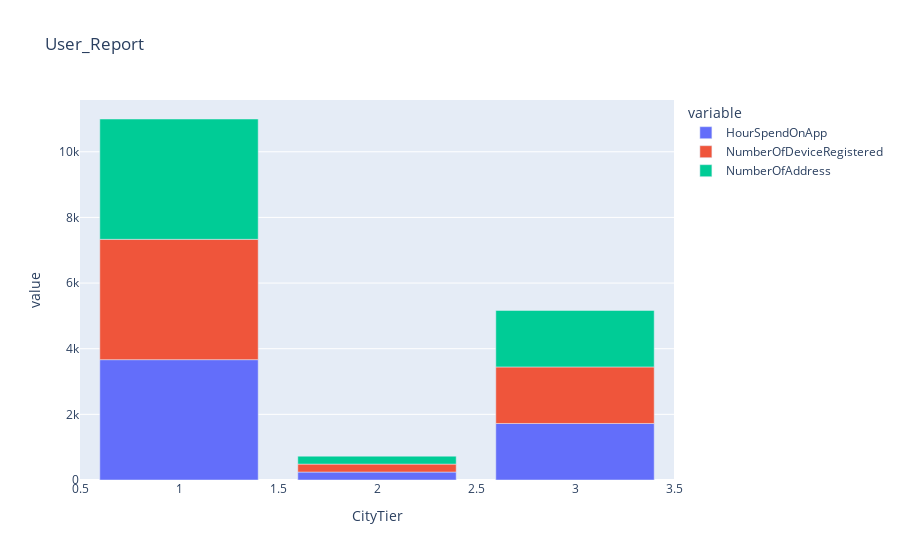

The cell this chart's notebook holds for it:
### Code cell
import plotly.express as px  # plot

fig = px.bar(grp, x="CityTier", y=["HourSpendOnApp", "NumberOfDeviceRegistered", "NumberOfAddress"],title="User_Report")
fig.show()

### Figure 1 — Plotly figure (JSON) as saved in the notebook; plotly's stock layout.template omitted (floating-point values rounded to 4 significant figures)
{"data": [{"alignmentgroup": "True", "hovertemplate": "variable=HourSpendOnApp<br>CityTier=%{x}<br>value=%{y}<extra></extra>", "legendgroup": "HourSpendOnApp", "marker": {"color": "#636efa", "pattern": {"shape": ""}}, "name": "HourSpendOnApp", "offsetgroup": "HourSpendOnApp", "orientation": "v", "showlegend": true, "textposition": "auto", "type": "bar", "x": [1, 3, 2], "xaxis": "x", "y": [3666, 1722, 242], "yaxis": "y"}, {"alignmentgroup": "True", "hovertemplate": "variable=NumberOfDeviceRegistered<br>CityTier=%{x}<br>value=%{y}<extra></extra>", "legendgroup": "NumberOfDeviceRegistered", "marker": {"color": "#EF553B", "pattern": {"shape": ""}}, "name": "NumberOfDeviceRegistered", "offsetgroup": "NumberOfDeviceRegistered", "orientation": "v", "showlegend": true, "textposition": "auto", "type": "bar", "x": [1, 3, 2], "xaxis": "x", "y": [3666, 1722, 242], "yaxis": "y"}, {"alignmentgroup": "True", "hovertemplate": "variable=NumberOfAddress<br>CityTier=%{x}<br>value=%{y}<extra></extra>", "legendgroup": "NumberOfAddress", "marker": {"color": "#00cc96", "pattern": {"shape": ""}}, "name": "NumberOfAddress", "offsetgroup": "NumberOfAddress", "orientation": "v", "showlegend": true, "textposition": "auto", "type": "bar", "x": [1, 3, 2], "xaxis": "x", "y": [3666, 1722, 242], "yaxis": "y"}], "layout": {"barmode": "relative", "legend": {"title": {"text": "variable"}, "tracegroupgap": 0}, "title": {"text": "User_Report"}, "xaxis": {"anchor": "y", "domain": [0, 1], "title": {"text": "CityTier"}}, "yaxis": {"anchor": "x", "domain": [0, 1], "title": {"text": "value"}}}}
